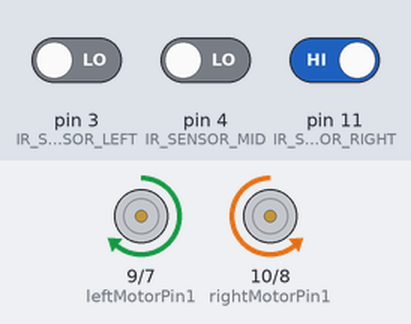
A sketch run on a simulated Arduino Uno, built with avr-gcc and run on an emulated ATmega328P. On the bench: motor-driver pin pairs drawn as motors (green arrow = first pin HIGH = forward, orange = second pin HIGH = backward, longer = more drive, scaled by the enable pin). Inputs (shaded band) come from the test bench; at power-on: pin 3 (IR_SENSOR_LEFT) LOW, pin 11 (IR_SENSOR_RIGHT) HIGH, pin 4 (IR_SENSOR_MID) LOW.

Above: at 1.2 s.
1.3 s: pin 3 (IR_SENSOR_LEFT) driven HIGH
At 1.6 s:
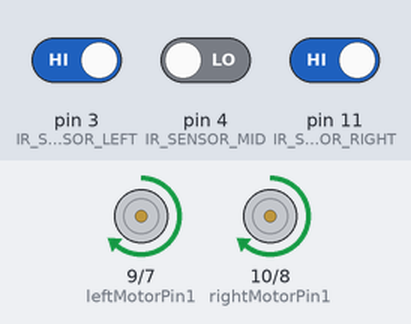
2.8 s: pin 11 (IR_SENSOR_RIGHT) driven LOW
At 4.0 s:
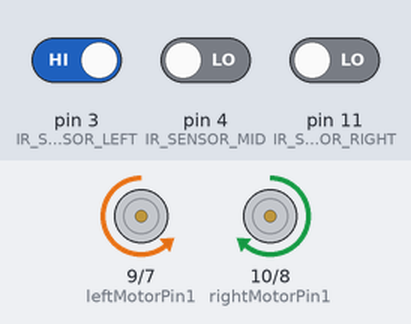
4.3 s: pin 3 (IR_SENSOR_LEFT) driven LOW
At 5.2 s:
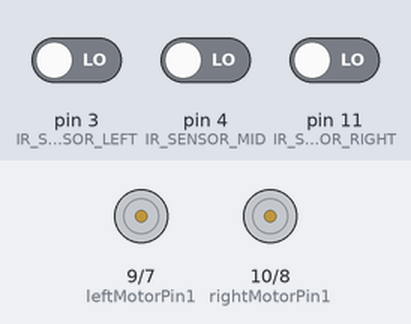
5.8 s: pin 4 (IR_SENSOR_MID) driven HIGH
At 6.4 s:
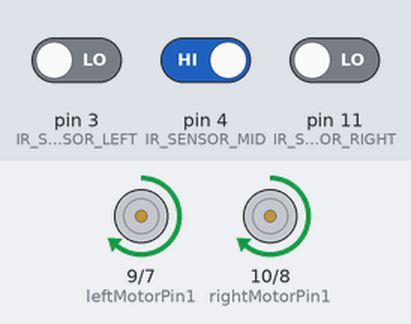
7.3 s: pin 4 (IR_SENSOR_MID) driven LOW
At 8.5 s:
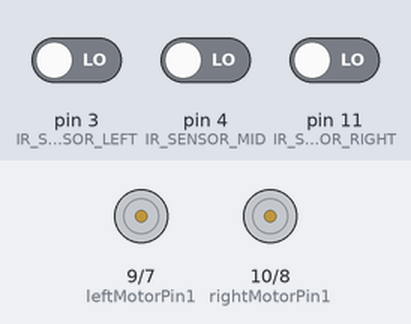
8.8 s: pin 11 (IR_SENSOR_RIGHT) driven HIGH
At 10.0 s:
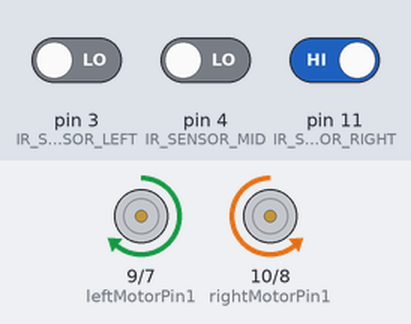
Timing chart, 0 to 11.3 s (numbered marks = the images above; inputs shaded):
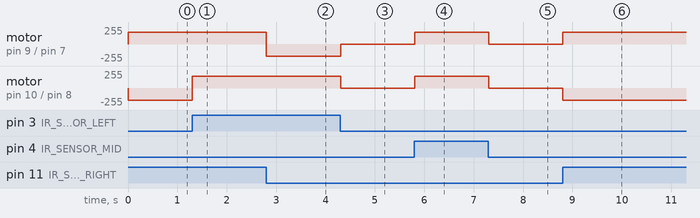

The sketch:

code.ino
```cpp
#define IR_SENSOR_RIGHT 11
#define IR_SENSOR_LEFT 3
#define IR_SENSOR_MID 4


#define MOTOR_SPEED 180

//Right motor
int enableRightMotor=6;
int rightMotorPin1=10;
int rightMotorPin2=8;

//Left motor
int enableLeftMotor=5;
int leftMotorPin1=9;
int leftMotorPin2=7;

void setup()
{


  TCCR0B = TCCR0B & B11111000 | B00000010 ;


  pinMode(enableRightMotor, OUTPUT);
  pinMode(rightMotorPin1, OUTPUT);
  pinMode(rightMotorPin2, OUTPUT);

  pinMode(enableLeftMotor, OUTPUT);
  pinMode(leftMotorPin1, OUTPUT);
  pinMode(leftMotorPin2, OUTPUT);

  pinMode(IR_SENSOR_RIGHT, INPUT);
  pinMode(IR_SENSOR_LEFT, INPUT);
  pinMode(IR_SENSOR_MID, INPUT);
  rotateMotor(0,0);
}


void loop()
{

  int rightIRSensorValue = digitalRead(IR_SENSOR_RIGHT);
  int leftIRSensorValue = digitalRead(IR_SENSOR_LEFT);
  int midIRSensorValue = digitalRead(IR_SENSOR_MID);


  if (rightIRSensorValue == LOW && leftIRSensorValue == LOW && midIRSensorValue == LOW)
  {
    rotateMotor(0,0);
  }


  else if (rightIRSensorValue == HIGH && leftIRSensorValue == LOW && midIRSensorValue == LOW)
  {
    rotateMotor(-MOTOR_SPEED,MOTOR_SPEED);
  }
  else if (rightIRSensorValue == LOW && leftIRSensorValue == LOW && midIRSensorValue == HIGH)
  {
     rotateMotor(MOTOR_SPEED, MOTOR_SPEED);

  }
  else if (rightIRSensorValue == HIGH && leftIRSensorValue == LOW && midIRSensorValue == HIGH)
  {
     rotateMotor(-MOTOR_SPEED,MOTOR_SPEED);
  }
  else if (rightIRSensorValue == LOW && leftIRSensorValue == HIGH && midIRSensorValue == LOW)
  {
     rotateMotor(MOTOR_SPEED,-MOTOR_SPEED);
  }
  else if (rightIRSensorValue == HIGH && leftIRSensorValue == HIGH && midIRSensorValue == LOW)
  {
     rotateMotor(MOTOR_SPEED,MOTOR_SPEED);
  }
  else if (rightIRSensorValue == LOW && leftIRSensorValue == HIGH && midIRSensorValue == HIGH)
  {
     rotateMotor(MOTOR_SPEED,-MOTOR_SPEED);
  }
  else if (rightIRSensorValue == HIGH && leftIRSensorValue == HIGH && midIRSensorValue == HIGH)
  {
     rotateMotor(MOTOR_SPEED,MOTOR_SPEED);
  }

}


void rotateMotor(int rightMotorSpeed, int leftMotorSpeed)
{

  if (rightMotorSpeed < 0)
  {
    digitalWrite(rightMotorPin1,LOW);
    digitalWrite(rightMotorPin2,HIGH);
    delay(15);
  }
  else if (rightMotorSpeed > 0)
  {
    digitalWrite(rightMotorPin1,HIGH);
    digitalWrite(rightMotorPin2,LOW);
    delay(15);

  }
  else
  {
    digitalWrite(rightMotorPin1,LOW);
    digitalWrite(rightMotorPin2,LOW);
    delay(15);
  }

  if (leftMotorSpeed < 0)
  {
    digitalWrite(leftMotorPin1,LOW);
    digitalWrite(leftMotorPin2,HIGH);
    delay(15);
  }
  else if (leftMotorSpeed > 0)
  {
    digitalWrite(leftMotorPin1,HIGH);
    digitalWrite(leftMotorPin2,LOW);
    delay(15);
  }
  else
  {
    digitalWrite(leftMotorPin1,LOW);
    digitalWrite(leftMotorPin2,LOW);
    delay(15);
  }
  analogWrite(enableRightMotor, abs(rightMotorSpeed));
  analogWrite(enableLeftMotor, abs(leftMotorSpeed));
}
```

Measured:
- after the input at 1.3 s, motor on pin 10 (rightMotorPin1) / pin 8 (rightMotorPin2): backward 180/255 → forward 180/255 at once
- after the input at 2.8 s, motor on pin 9 (leftMotorPin1) / pin 7 (leftMotorPin2): forward 180/255 → backward 180/255 at once
- after the input at 4.3 s, motor on pin 9 (leftMotorPin1) / pin 7 (leftMotorPin2): backward 180/255 → stopped at once; motor on pin 10 (rightMotorPin1) / pin 8 (rightMotorPin2): forward 180/255 → stopped at once
- after the input at 5.8 s, motor on pin 9 (leftMotorPin1) / pin 7 (leftMotorPin2), motor on pin 10 (rightMotorPin1) / pin 8 (rightMotorPin2): stopped → forward 180/255 at once
- after the input at 7.3 s, motor on pin 9 (leftMotorPin1) / pin 7 (leftMotorPin2), motor on pin 10 (rightMotorPin1) / pin 8 (rightMotorPin2): forward 180/255 → stopped at once
- after the input at 8.8 s, motor on pin 9 (leftMotorPin1) / pin 7 (leftMotorPin2): stopped → forward 180/255 at once; motor on pin 10 (rightMotorPin1) / pin 8 (rightMotorPin2): stopped → backward 180/255 at once
